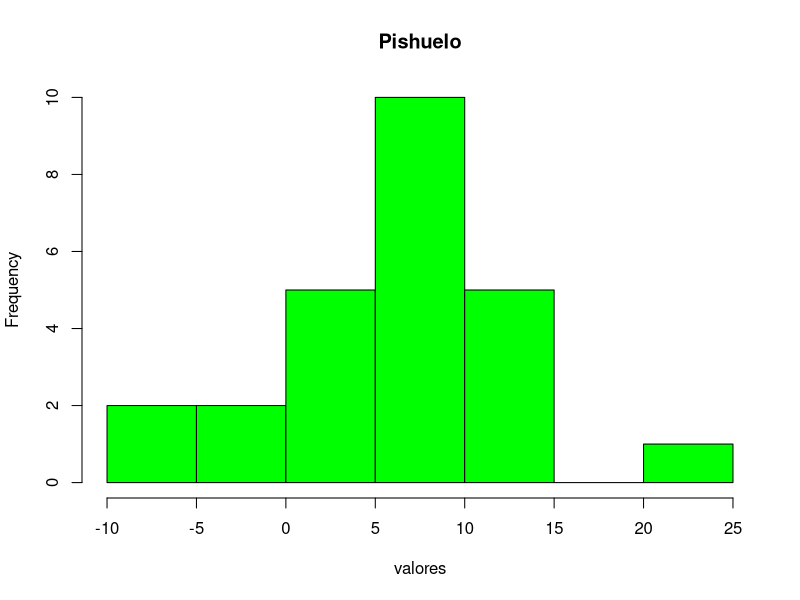

The R script that drew this image: (Note: this script raises an error after producing the figure.)
#practica 2
setwd("C:/Users/danie/Favorites/Programacion/R")

valores <- c(-8.1, 3.2, 5.9, 8.1, 12.3, 
             -5.1, 4.1, 6.3, 9.2, 13.3, 
             -3.1, 4.6, 7.9, 9.5, 14.0, 
             -1.4, 4.8, 7.9, 9.7, 15.0, 
             1.2, 5.7, 8.0, 10.3, 22.1)

valores
Tablavalores <- as.data.frame(table( valores = factor(cut(valores, breaks=5))))
Tablavalores
hist(valores, main = "Pishuelo", col = "green")


"Datos"
#Tendencia Central
media <- mean(valores)
mediana <- median(valores)
moda <- mfv(valores)
#Dispersion
varianza <- var(valores)
desviacion <- sqrt(varianza)

Medidas_T.C. <- c("Media" = media, "Mediana" = mediana, "Moda" = moda)
Medidas_T.C.
Medidas_Dispersion <- c("Varianza" = varianza, "Desviacion" = desviacion)
Medidas_Dispersiona